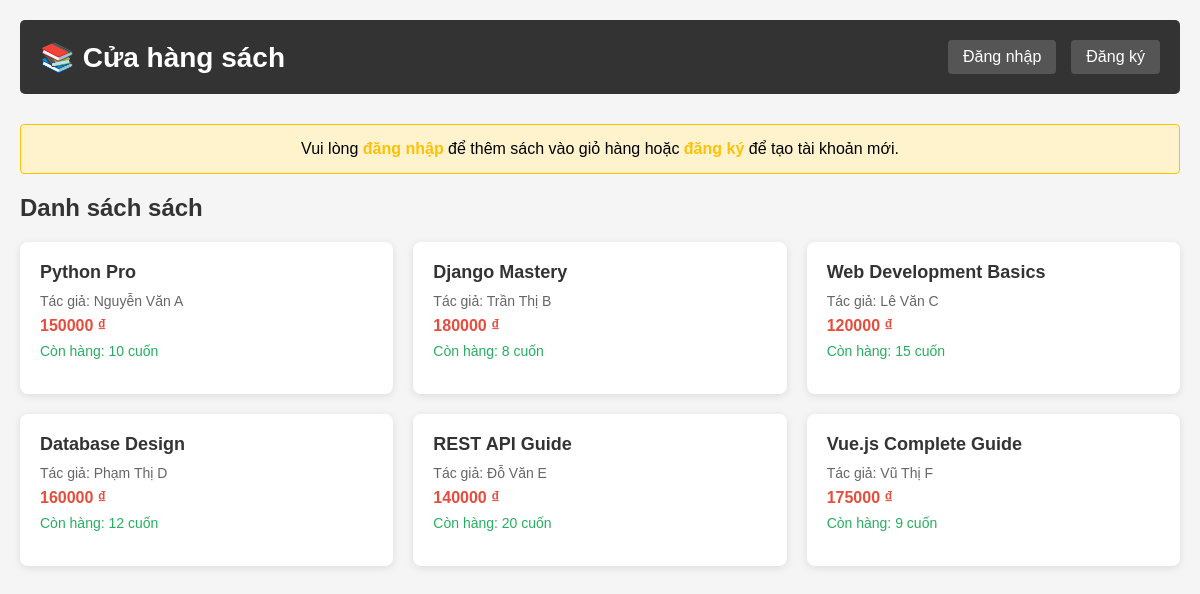
The page /books/ on the database its author committed.
### core/models/book.py (models this page shows, shortened)
class Book(models.Model):
    id = models.AutoField(primary_key=True)
    title = models.CharField(max_length=255)
    author = models.CharField(max_length=255)
    price = models.DecimalField(max_digits=10, decimal_places=2)
    stock = models.IntegerField(default=0)
    created_at = models.DateTimeField(auto_now_add=True)
    updated_at = models.DateTimeField(auto_now=True)
    class Meta:
        app_label = 'core'
        db_table = 'core_book'

### core/views.py (the view)
# urls.py: path('books/', views.book_list, name='book_list'),
def book_list(request):
    books = BookDAO.get_all_books()
    context = {
        'books': books,
        'is_logged_in': 'customer_id' in request.session
    }
    if 'customer_id' in request.session:
        customer = CustomerDAO.get_customer_by_id(request.session['customer_id'])
        if customer:
            context['customer'] = customer
        else:
            del request.session['customer_id']
    return render(request, 'core/books.html', context)

### core/dao/book_dao.py (called while the page is built)
    @staticmethod
    def get_all_books():
        return Book.objects.all()

### core/templates/core/books.html (shortened to what this page needs)
<!DOCTYPE html>
<html lang="vi">
<head>
</head>
<body>
    <div class="container">
        <header>
            <h1>📚 Cửa hàng sách</h1>
            <div class="header-right">
                {% if is_logged_in %}
                    <div class="user-info">
                        Xin chào, <strong>{{ customer.name }}</strong>
                    </div>
                    <a href="{% url 'core:cart_view' customer.id %}">🛒 Giỏ hàng</a>
                    <a href="{% url 'core:logout' %}">Đăng xuất</a>
                {% else %}
                    <a href="{% url 'core:login' %}">Đăng nhập</a>
                    <a href="{% url 'core:register' %}">Đăng ký</a>
                {% endif %}
            </div>
        </header>
        {% if not is_logged_in %}
        <div class="login-prompt">
            Vui lòng <a href="{% url 'core:login' %}">đăng nhập</a> để thêm sách vào giỏ hàng hoặc <a href="{% url 'core:register' %}">đăng ký</a> để tạo tài khoản mới.
        </div>
        {% endif %}
        <h2 style="margin-bottom: 20px; color: #333;">Danh sách sách</h2>
        {% if books %}
            <div class="books-grid">
                {% for book in books %}
                    <div class="book-card">
                        <div class="book-title">{{ book.title }}</div>
                        <div class="book-author">Tác giả: {{ book.author }}</div>
                        <div class="book-price">{{ book.price|floatformat:0 }} ₫</div>
                        <div class="book-stock {% if book.stock == 0 %}out-of-stock{% endif %}">
                            {% if book.stock > 0 %}
                                Còn hàng: {{ book.stock }} cuốn
                            {% else %}
                                Hết hàng
                            {% endif %}
                        </div>
                    </div>
                {% endfor %}
            </div>
        {% else %}
            <p style="color: #666; text-align: center; padding: 40px;">Không có sách nào trong danh sách</p>
        {% endif %}
    </div>
</body>
</html>

### core/templates/core/books.html (style rules this page uses)
* { margin: 0; padding: 0; box-sizing: border-box; }
body { font-family: Arial, sans-serif; background-color: #f5f5f5; padding: 20px; }
.container { max-width: 1200px; margin: 0 auto; }
header { background-color: #333; color: white; padding: 20px; margin-bottom: 30px; border-radius: 5px; display: flex; justify-content: space-between; align-items: center; }
header h1 { font-size: 28px; }
.header-right { display: flex; gap: 15px; align-items: center; }
.header-right a { color: white; text-decoration: none; padding: 8px 15px; background-color: #555; border-radius: 4px; transition: background-color 0.3s; }
.books-grid { display: grid; grid-template-columns: repeat(auto-fill, minmax(280px, 1fr)); gap: 20px; margin-bottom: 40px; }
.book-card { background-color: white; border-radius: 8px; box-shadow: 0 2px 8px rgba(0, 0, 0, 0.1); padding: 20px; transition: transform 0.3s, box-shadow 0.3s; }
.book-title { font-size: 18px; font-weight: bold; margin-bottom: 10px; color: #333; }
.book-author { color: #666; font-size: 14px; margin-bottom: 8px; }
.book-price { font-size: 16px; color: #e74c3c; font-weight: bold; margin-bottom: 8px; }
.book-stock { font-size: 14px; color: #27ae60; margin-bottom: 15px; }
.login-prompt { background-color: #fff3cd; border: 1px solid #ffc107; padding: 15px; border-radius: 4px; margin-bottom: 20px; text-align: center; }
.login-prompt a { color: #ffc107; text-decoration: none; font-weight: bold; }

### rows shown on the page
Book: title "Python Pro", author "Nguyễn Văn A", price "150000", stock "10"
Book: title "Django Mastery", author "Trần Thị B", price "180000", stock "8"
Book: title "Web Development Basics", author "Lê Văn C", price "120000", stock "15"
Book: title "Database Design", author "Phạm Thị D", price "160000", stock "12"
Book: title "REST API Guide", author "Đỗ Văn E", price "140000", stock "20"
Book: title "Vue.js Complete Guide", author "Vũ Thị F", price "175000", stock "9"
